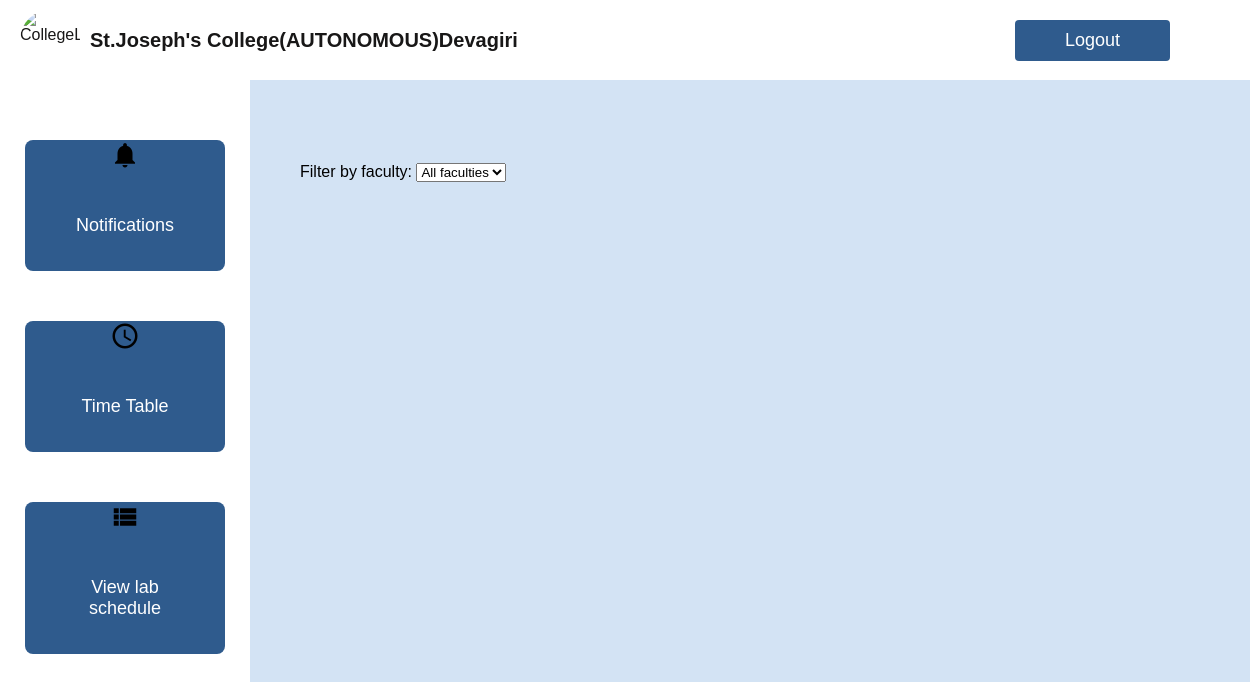
/administrator/viewtimetablebystaff/, run on an earlier commit of the app's database.
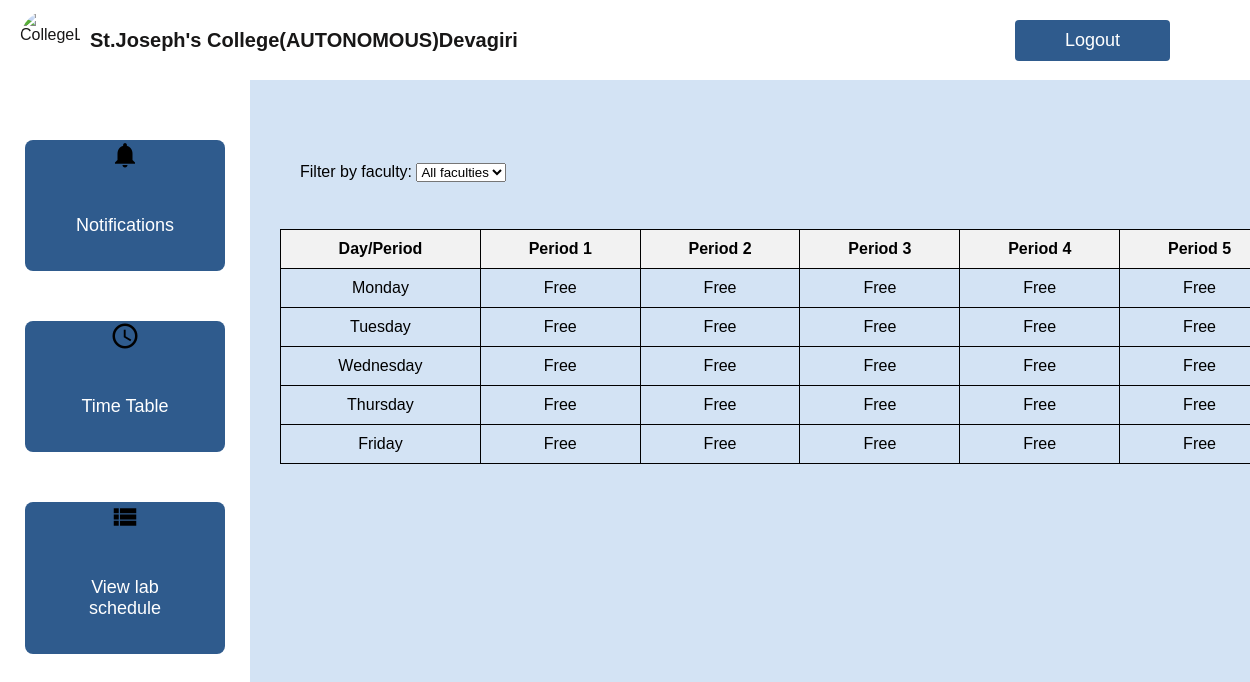
And on a later commit of the database.
### administrator/models.py (models this page shows)
class Class1(models.Model):
    Semester = models.CharField(max_length=100)
    subjects = models.ManyToManyField(Subject1)

### administrator/views.py (the view)
# urls.py: path('viewtimetablebystaff/',TimetableView2.as_view(),name='viewtimetablebystaff'),
class TimetableView2(View):
    template_name = 'staff/viewtimetablebystaff.html'  # Specify your template name here
    def get(self, request, *args, **kwargs):
        classes = Class1.objects.all()
        faculties= Faculty1.objects.all()
        days = ['Monday', 'Tuesday', 'Wednesday', 'Thursday', 'Friday']
        periods = [1, 2, 3, 4, 5]  # Assuming 5 periods per day
        timetable_data = {cls: {day: {period: None for period in periods} for day in days} for cls in classes}
        entries = TimetableEntry1.objects.all()
        for entry in entries:
            timetable_data[entry.cls][entry.day][entry.period] = entry
        context = {
            'timetable_data': timetable_data,
            'days': days,
            'periods': periods,
            'faculties':faculties
        }
        return render(request, self.template_name, context)

### administrator/templatetags/custom_filters.py (called while the page is built)
@register.filter
def get_item(dictionary, key):
    return dictionary.get(key)

### templates/staff/viewtimetablebystaff.html (shortened to what this page needs)
{% extends 'staff/staffdashboard.html' %}
{% block body %}
{% load custom_filters %}
<h2>Timetable</h2>
<div class="filter">
<label for="facultyFilter">Filter by faculty:</label>
<select id="facultyFilter">
    <option value="all">All faculties</option>
</select>
</div>
{% for cls, days_data in timetable_data.items %}
    <h3>Class: {{ cls.Semester }}</h3>
    <table class="timetable">
        <thead>
            <tr>
                <th>Day/Period</th>
                {% for period in periods %}
                    <th>Period {{ period }}</th>
                {% endfor %}
            </tr>
        </thead>
        <tbody>
            {% for day in days %}
                <tr>
                    <td>{{ day }}</td>
                    {% for period in periods %}
                        <td class="entry" data-faculty-id="{% with days_data|get_item:day|get_item:period as entry %}{% if entry %}{{ entry.faculty.id }}{% else %}none{% endif %}{% endwith %}">
                            {% with days_data|get_item:day|get_item:period as entry %}
                                {% if entry %}
                                    {{ entry.subject.name }}<br>
                                    (faculty: {{ entry.faculty.name }})
                                {% else %}
                                    Free
                                {% endif %}
                            {% endwith %}
                        </td>
                    {% endfor %}
                </tr>
            {% endfor %}
        </tbody>
    </table>
{% endfor %}
{% endblock %}

What changed in the data, as far as the page shows it:
added Class1: periods "1" "2" "3" "4" "5", days "Monday" "Tuesday" "Wednesday" "Thursday" "Friday"
